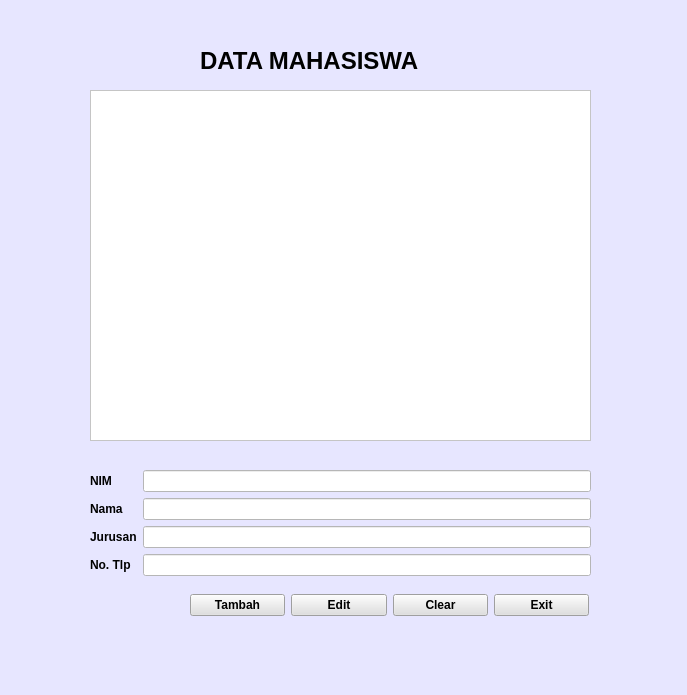
<?xml version="1.0" encoding="UTF-8"?>
<ui version="4.0">
 <class>Form</class>
 <widget class="QWidget" name="Form">
  <property name="geometry">
   <rect>
    <x>0</x>
    <y>0</y>
    <width>687</width>
    <height>695</height>
   </rect>
  </property>
  <property name="windowTitle">
   <string>Form</string>
  </property>
  <property name="styleSheet">
   <string notr="true">background-color: rgb(231, 230, 255);</string>
  </property>
  <widget class="QLabel" name="label">
   <property name="geometry">
    <rect>
     <x>200</x>
     <y>30</y>
     <width>301</width>
     <height>61</height>
    </rect>
   </property>
   <property name="font">
    <font>
     <pointsize>18</pointsize>
     <weight>75</weight>
     <bold>true</bold>
    </font>
   </property>
   <property name="text">
    <string>DATA MAHASISWA</string>
   </property>
  </widget>
  <widget class="QWidget" name="layoutWidget">
   <property name="geometry">
    <rect>
     <x>190</x>
     <y>590</y>
     <width>399</width>
     <height>30</height>
    </rect>
   </property>
   <layout class="QHBoxLayout" name="horizontalLayout">
    <item>
     <widget class="QPushButton" name="bt_tambah">
      <property name="font">
       <font>
        <weight>75</weight>
        <bold>true</bold>
       </font>
      </property>
      <property name="styleSheet">
       <string notr="true">background-color: rgb(223, 223, 223);</string>
      </property>
      <property name="text">
       <string>Tambah</string>
      </property>
     </widget>
    </item>
    <item>
     <widget class="QPushButton" name="bt_edit">
      <property name="font">
       <font>
        <weight>75</weight>
        <bold>true</bold>
       </font>
      </property>
      <property name="styleSheet">
       <string notr="true">background-color: rgb(223, 223, 223);</string>
      </property>
      <property name="text">
       <string>Edit</string>
      </property>
     </widget>
    </item>
    <item>
     <widget class="QPushButton" name="bt_clear">
      <property name="font">
       <font>
        <weight>75</weight>
        <bold>true</bold>
       </font>
      </property>
      <property name="styleSheet">
       <string notr="true">background-color: rgb(223, 223, 223);</string>
      </property>
      <property name="text">
       <string>Clear</string>
      </property>
     </widget>
    </item>
    <item>
     <widget class="QPushButton" name="bt_keluar">
      <property name="font">
       <font>
        <weight>75</weight>
        <bold>true</bold>
       </font>
      </property>
      <property name="styleSheet">
       <string notr="true">background-color: rgb(223, 223, 223);</string>
      </property>
      <property name="text">
       <string>Exit</string>
      </property>
     </widget>
    </item>
   </layout>
  </widget>
  <widget class="QWidget" name="layoutWidget_2">
   <property name="geometry">
    <rect>
     <x>90</x>
     <y>470</y>
     <width>501</width>
     <height>111</height>
    </rect>
   </property>
   <layout class="QFormLayout" name="formLayout">
    <item row="0" column="0">
     <widget class="QLabel" name="label_2">
      <property name="font">
       <font>
        <weight>75</weight>
        <bold>true</bold>
       </font>
      </property>
      <property name="text">
       <string>NIM</string>
      </property>
     </widget>
    </item>
    <item row="1" column="0">
     <widget class="QLabel" name="label_3">
      <property name="font">
       <font>
        <weight>75</weight>
        <bold>true</bold>
       </font>
      </property>
      <property name="text">
       <string>Nama</string>
      </property>
     </widget>
    </item>
    <item row="2" column="0">
     <widget class="QLabel" name="label_4">
      <property name="font">
       <font>
        <weight>75</weight>
        <bold>true</bold>
       </font>
      </property>
      <property name="text">
       <string>Jurusan</string>
      </property>
     </widget>
    </item>
    <item row="3" column="0">
     <widget class="QLabel" name="label_5">
      <property name="font">
       <font>
        <weight>75</weight>
        <bold>true</bold>
       </font>
      </property>
      <property name="text">
       <string>No. Tlp</string>
      </property>
     </widget>
    </item>
    <item row="0" column="1">
     <widget class="QLineEdit" name="lineEdit">
      <property name="styleSheet">
       <string notr="true">background-color: rgb(255, 255, 255);</string>
      </property>
     </widget>
    </item>
    <item row="1" column="1">
     <widget class="QLineEdit" name="lineEdit_2">
      <property name="styleSheet">
       <string notr="true">background-color: rgb(255, 255, 255);</string>
      </property>
     </widget>
    </item>
    <item row="2" column="1">
     <widget class="QLineEdit" name="lineEdit_3">
      <property name="styleSheet">
       <string notr="true">background-color: rgb(255, 255, 255);</string>
      </property>
     </widget>
    </item>
    <item row="3" column="1">
     <widget class="QLineEdit" name="lineEdit_4">
      <property name="styleSheet">
       <string notr="true">background-color: rgb(255, 255, 255);</string>
      </property>
     </widget>
    </item>
   </layout>
  </widget>
  <widget class="QListWidget" name="listWidget">
   <property name="geometry">
    <rect>
     <x>90</x>
     <y>90</y>
     <width>501</width>
     <height>351</height>
    </rect>
   </property>
   <property name="styleSheet">
    <string notr="true">background-color: rgb(255, 255, 255);</string>
   </property>
  </widget>
 </widget>
 <resources/>
 <connections/>
</ui>
